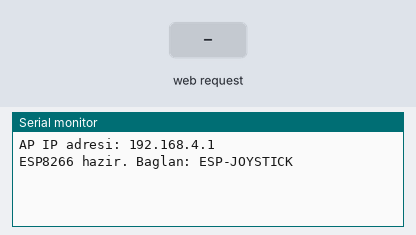
A sketch run on a simulated ESP8266 (NodeMCU). Shown: the last lines printed to the serial monitor. The inputs (shaded band) are chosen by the test bench.

Above: at 1.2 s.
1.3 s: HTTP request GET /move?dir=stop received
At 2.0 s:
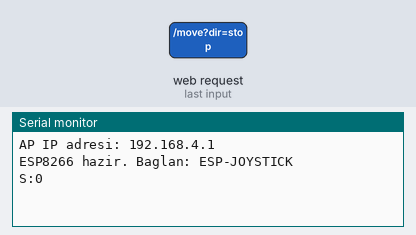
2.8 s: HTTP request GET /move?dir=up received
At 4.0 s:
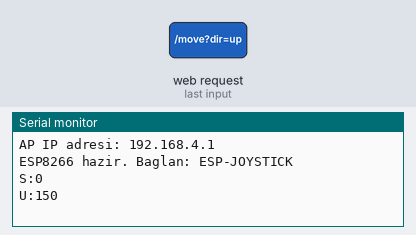
4.3 s: HTTP request GET /move?dir=down received
At 5.4 s:
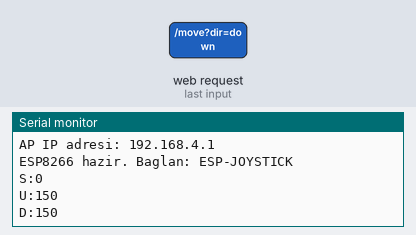

The sketch:

esp8266_joystick.ino
```cpp
#include <ESP8266WiFi.h>
#include <ESP8266WebServer.h>

const char* ssid = "ESP-JOYSTICK";
const char* password = "12345678";

ESP8266WebServer server(80);

const char* htmlPage = R"rawliteral(
<!DOCTYPE html>
<html lang='tr'>
<head>
  <meta charset='UTF-8'>
  <title>Joystick Kontrol</title>
  <meta name='viewport' content='width=device-width, initial-scale=1.0, maximum-scale=1.0, user-scalable=no'>
  <style>
    body {
      background-color: #1e1e2e;
      margin: 0;
      padding: 0;
      overflow: hidden;
      font-family: Arial, sans-serif;
      color: white;
      touch-action: none; /* Kritik: Tarayıcının varsayılan dokunmatik eylemlerini engeller */
    }

    .container {
      position: absolute;
      width: 100%;
      height: 100%;
      display: flex;
      flex-direction: column;
      align-items: center;
      justify-content: center;
      gap: 20px;
    }

    #status {
      position: absolute;
      top: 20px;
      left: 50%;
      transform: translateX(-50%);
      background-color: rgba(76, 175, 80, 0.8);
      padding: 10px 20px;
      border-radius: 20px;
      font-size: 18px;
      z-index: 100;
      opacity: 1;
      transition: opacity 0.3s;
    }

    #joystick-container {
      position: relative;
      width: 240px;
      height: 240px;
      background-color: rgba(255, 255, 255, 0.1);
      border: 3px solid #64b5f6;
      border-radius: 50%;
      box-shadow: 0 0 15px rgba(100, 181, 246, 0.5),
                  inset 0 0 30px rgba(100, 181, 246, 0.3);
    }

    #joystick-base {
      position: absolute;
      width: 80px;
      height: 80px;
      background-color: rgba(255, 255, 255, 0.2);
      border-radius: 50%;
      top: 50%;
      left: 50%;
      transform: translate(-50%, -50%);
      border: 2px solid rgba(255, 255, 255, 0.5);
    }

    #car {
      position: absolute;
      width: 50px;
      height: 80px;
      top: 50%;
      left: 50%;
      transform: translate(-50%, -50%) rotate(0deg);
      transform-origin: center center;
      transition: transform 0.05s ease-out;
    }

    #car svg {
      width: 100%;
      height: 100%;
    }

    #debug-info {
      position: absolute;
      bottom: 20px;
      left: 50%;
      transform: translateX(-50%);
      background-color: rgba(0, 0, 0, 0.7);
      padding: 10px 20px;
      border-radius: 10px;
      font-size: 14px;
      z-index: 100;
      text-align: center;
      width: 80%;
    }

    .direction-label {
      position: absolute;
      color: rgba(255, 255, 255, 0.7);
      font-weight: bold;
    }

    #label-up { top: -25px; left: 50%; transform: translateX(-50%); }
    #label-down { bottom: -25px; left: 50%; transform: translateX(-50%); }
    #label-left { left: -25px; top: 50%; transform: translateY(-50%); }
    #label-right { right: -25px; top: 50%; transform: translateY(-50%); }

    /* Hız kontrolü stilleri */
    .speed-control {
      display: flex;
      flex-direction: column;
      align-items: center;
      width: 80%;
      max-width: 300px;
      background-color: rgba(255, 255, 255, 0.1);
      border-radius: 10px;
      padding: 15px;
      margin-top: 20px;
    }

    .speed-control h3 {
      margin-top: 0;
      margin-bottom: 10px;
      color: #90caf9;
      font-size: 18px;
    }

    .slider-container {
      width: 100%;
      display: flex;
      align-items: center;
      gap: 15px;
    }

    .slider-container input {
      flex-grow: 1;
    }

    input[type="range"] {
      -webkit-appearance: none;
      width: 100%;
      height: 8px;
      background: #455a64;
      border-radius: 4px;
      outline: none;
    }

    input[type="range"]::-webkit-slider-thumb {
      -webkit-appearance: none;
      width: 20px;
      height: 20px;
      background: #64b5f6;
      border-radius: 50%;
      cursor: pointer;
      transition: background 0.2s;
    }

    input[type="range"]::-webkit-slider-thumb:hover {
      background: #90caf9;
    }

    .speed-value {
      font-size: 16px;
      font-weight: bold;
      min-width: 40px;
      text-align: center;
    }

    .speed-presets {
      display: flex;
      justify-content: space-between;
      width: 100%;
      margin-top: 10px;
    }

    .preset-btn {
      background-color: #455a64;
      color: white;
      border: none;
      border-radius: 4px;
      padding: 5px 10px;
      font-size: 14px;
      cursor: pointer;
      transition: all 0.2s;
    }

    .preset-btn:hover {
      background-color: #64b5f6;
    }

    .preset-btn.active {
      background-color: #64b5f6;
      box-shadow: 0 0 5px rgba(100, 181, 246, 0.8);
    }
  </style>
</head>
<body>
  <div class="container">
    <div id="status">Bağlandı!</div>
    <div id="joystick-container">
      <div class="direction-label" id="label-up">İLERİ</div>
      <div class="direction-label" id="label-down">GERİ</div>
      <div class="direction-label" id="label-left">SOL</div>
      <div class="direction-label" id="label-right">SAĞ</div>
      <div id="joystick-base"></div>
      <div id="car">
        <svg viewBox="0 0 100 160" xmlns="http://www.w3.org/2000/svg">
          <!-- Araba gövdesi -->
          <rect x="20" y="30" width="60" height="100" rx="15" fill="#f44336" />
          <!-- Ön cam -->
          <path d="M30 40 L70 40 L65 20 L35 20 Z" fill="#90caf9" />
          <!-- Farlar -->
          <rect x="25" y="125" width="15" height="5" rx="2" fill="#ffeb3b" />
          <rect x="60" y="125" width="15" height="5" rx="2" fill="#ffeb3b" />
          <!-- Tekerler -->
          <rect x="10" y="60" width="10" height="25" rx="3" fill="#212121" />
          <rect x="80" y="60" width="10" height="25" rx="3" fill="#212121" />
          <rect x="10" y="100" width="10" height="25" rx="3" fill="#212121" />
          <rect x="80" y="100" width="10" height="25" rx="3" fill="#212121" />
        </svg>
      </div>
    </div>

    <div class="speed-control">
      <h3>Motor Hızı</h3>
      <div class="slider-container">
        <input type="range" id="speed-slider" min="100" max="250" value="150" step="5">
        <span id="speed-value" class="speed-value">150</span>
      </div>
      <div class="speed-presets">
        <button class="preset-btn active" data-speed="150">Otomatik</button>
        <button class="preset-btn" data-speed="100">Yavaş</button>
        <button class="preset-btn" data-speed="175">Orta</button>
        <button class="preset-btn" data-speed="250">Hızlı</button>
      </div>
    </div>

    <div id="debug-info">Dokunmatik: Beklemede</div>
  </div>

  <script>
    // Temel değişkenleri tanımla
    const car = document.getElementById('car');
    const joystickContainer = document.getElementById('joystick-container');
    const statusElement = document.getElementById('status');
    const debugInfo = document.getElementById('debug-info');
    const speedSlider = document.getElementById('speed-slider');
    const speedValue = document.getElementById('speed-value');
    const presetButtons = document.querySelectorAll('.preset-btn');

    // Tarayıcıda varsayılan davranışları engelleyelim
    document.addEventListener('touchmove', function(e) {
      e.preventDefault();
    }, { passive: false });

    // Joystick konteynerini ve merkez noktasını hesapla
    let joystickRect = joystickContainer.getBoundingClientRect();
    let containerCenter = {
      x: joystickRect.width / 2,
      y: joystickRect.height / 2
    };

    let radius = joystickRect.width / 2;
    let currentDirection = null;
    let isDragging = false;
    let currentSpeed = 150; // Varsayılan hız

    // Sayfa yüklendikten sonra başlangıç pozisyonunu ayarla
    window.addEventListener('load', () => {
      updateContainerPosition();
      statusElement.textContent = "Hazır! Joystick'i kullanın";
    });

    // Pencere boyutu değiştiğinde merkezleri güncelle
    window.addEventListener('resize', updateContainerPosition);

    function updateContainerPosition() {
      joystickRect = joystickContainer.getBoundingClientRect();
      containerCenter = {
        x: joystickRect.width / 2,
        y: joystickRect.height / 2
      };

      // Arabayı merkeze yerleştir
      car.style.left = `${containerCenter.x}px`;
      car.style.top = `${containerCenter.y}px`;
      radius = joystickRect.width / 2;

      debugInfo.textContent = `Merkez: ${Math.round(containerCenter.x)}, ${Math.round(containerCenter.y)}`;
    }

    function updateCar(eventX, eventY) {
      // Joystick konteyneri içindeki göreceli konumu hesapla
      const rect = joystickContainer.getBoundingClientRect();
      const x = eventX - rect.left;
      const y = eventY - rect.top;

      // Merkeze göre farkı hesapla
      const dx = x - containerCenter.x;
      const dy = y - containerCenter.y;

      // Uzaklığı hesapla
      const distance = Math.sqrt(dx * dx + dy * dy);

      // Maksimum mesafe kontrolü
      const maxDistance = radius - 25;
      const actualDistance = Math.min(distance, maxDistance);

      // Açıyı hesapla
      const angleRad = Math.atan2(dy, dx);
      const angleDeg = angleRad * 180 / Math.PI;

      // Joystick sınırları içinde kalmak için pozisyonu sınırla
      const newX = containerCenter.x + actualDistance * Math.cos(angleRad);
      const newY = containerCenter.y + actualDistance * Math.sin(angleRad);

      // Arabayı güncelle
      car.style.left = `${newX}px`;
      car.style.top = `${newY}px`;
      car.style.transform = `translate(-50%, -50%) rotate(${angleDeg + 90}deg)`;

      // Debug bilgisini güncelle
      debugInfo.textContent = `dx: ${Math.round(dx)}, dy: ${Math.round(dy)}, mesafe: ${Math.round(distance)}, hız: ${currentSpeed}`;

      // Yönü belirle ve komutu gönder
      const dir = getDirection(dx, dy);
      if (dir && dir !== currentDirection) {
        currentDirection = dir;
        sendCommand(dir);
        statusElement.textContent = `Komut: ${dir}, Hız: ${currentSpeed}`;
      }

      return { dx, dy, dir };
    }

    function getDirection(dx, dy) {
      // Eğer joystick merkeze çok yakınsa dur komutu gönder
      const distance = Math.sqrt(dx * dx + dy * dy);
      if (distance < 30) {
        return "stop";
      }

      // Açıyı hesapla
      const angle = Math.atan2(dy, dx) * 180 / Math.PI;

      // Açıya göre yön tayini
      if (angle > -22.5 && angle <= 22.5) {
        return "right";
      } else if (angle > 22.5 && angle <= 67.5) {
        return "down-right";
      } else if (angle > 67.5 && angle <= 112.5) {
        return "down";
      } else if (angle > 112.5 && angle <= 157.5) {
        return "down-left";
      } else if ((angle > 157.5 && angle <= 180) || (angle >= -180 && angle <= -157.5)) {
        return "left";
      } else if (angle > -157.5 && angle <= -112.5) {
        return "up-left";
      } else if (angle > -112.5 && angle <= -67.5) {
        return "up";
      } else if (angle > -67.5 && angle <= -22.5) {
        return "up-right";
      }

      return "stop";
    }

    function sendCommand(dir) {
      fetch(`/move?dir=${dir}&speed=${currentSpeed}`)
        .then(res => {
          console.log(`Komut gönderildi: ${dir}, Hız: ${currentSpeed}`);
          statusElement.textContent = `Komut: ${dir}, Hız: ${currentSpeed}`;
        })
        .catch(err => {
          console.error("Hata:", err);
          statusElement.textContent = "Bağlantı hatası!";
          statusElement.style.backgroundColor = "rgba(244, 67, 54, 0.8)";
        });
    }

    // Fare olayları
    joystickContainer.addEventListener('mousedown', (e) => {
      isDragging = true;
      updateCar(e.clientX, e.clientY);
    });

    document.addEventListener('mouseup', () => {
      if (!isDragging) return;
      isDragging = false;

      // Bırakıldığında arabayı merkeze geri getir
      car.style.left = `${containerCenter.x}px`;
      car.style.top = `${containerCenter.y}px`;
      car.style.transform = 'translate(-50%, -50%) rotate(0deg)';

      // Durma komutu gönder
      sendCommand("stop");
      currentDirection = "stop";
      debugInfo.textContent = "Dokunmatik: Bırakıldı";
    });

    document.addEventListener('mousemove', (e) => {
      if (!isDragging) return;
      updateCar(e.clientX, e.clientY);
    });

    // Dokunmatik olaylar - Yeniden Yazıldı
    joystickContainer.addEventListener('touchstart', (e) => {
      e.preventDefault();
      isDragging = true;
      const touch = e.touches[0];
      updateCar(touch.clientX, touch.clientY);
      debugInfo.textContent = `Dokunmatik başladı: ${Math.round(touch.clientX)}, ${Math.round(touch.clientY)}`;
    }, { passive: false });

    document.addEventListener('touchmove', (e) => {
      if (!isDragging) return;
      e.preventDefault();
      const touch = e.touches[0];
      updateCar(touch.clientX, touch.clientY);
      debugInfo.textContent = `Dokunmatik hareket: ${Math.round(touch.clientX)}, ${Math.round(touch.clientY)}`;
    }, { passive: false });

    document.addEventListener('touchend', (e) => {
      if (!isDragging) return;
      e.preventDefault();
      isDragging = false;

      // Bırakıldığında arabayı merkeze geri getir
      car.style.left = `${containerCenter.x}px`;
      car.style.top = `${containerCenter.y}px`;
      car.style.transform = 'translate(-50%, -50%) rotate(0deg)';

      // Durma komutu gönder
      sendCommand("stop");
      currentDirection = "stop";
      debugInfo.textContent = "Dokunmatik: Bırakıldı";
    }, { passive: false });

    document.addEventListener('touchcancel', (e) => {
      if (!isDragging) return;
      e.preventDefault();
      isDragging = false;

      // İptal durumunda da merkeze getir
      car.style.left = `${containerCenter.x}px`;
      car.style.top = `${containerCenter.y}px`;
      car.style.transform = 'translate(-50%, -50%) rotate(0deg)';

      // Durma komutu gönder
      sendCommand("stop");
      currentDirection = "stop";
      debugInfo.textContent = "Dokunmatik: İptal edildi";
    }, { passive: false });

    // Hız kontrolü işlemleri
    speedSlider.addEventListener('input', function() {
      currentSpeed = parseInt(this.value);
      speedValue.textContent = currentSpeed;

      // Preset butonlarını güncelle
      presetButtons.forEach(btn => {
        if (parseInt(btn.dataset.speed) === currentSpeed) {
          btn.classList.add('active');
        } else {
          btn.classList.remove('active');
        }
      });

      // Eğer aktif bir yön varsa, hızı hemen güncelle
      if (currentDirection && currentDirection !== "stop") {
        sendCommand(currentDirection);
      }
    });

    // Hız preset butonları
    presetButtons.forEach(btn => {
      btn.addEventListener('click', function() {
        const speed = parseInt(this.dataset.speed);
        currentSpeed = speed;
        speedSlider.value = speed;
        speedValue.textContent = speed;

        // Aktif butonu güncelle
        presetButtons.forEach(b => b.classList.remove('active'));
        this.classList.add('active');

        // Eğer aktif bir yön varsa, hızı hemen güncelle
        if (currentDirection && currentDirection !== "stop") {
          sendCommand(currentDirection);
        }
      });
    });
  </script>
</body>
</html>)rawliteral";

void handleMove() {
  String dir = server.arg("dir");
  int speed = 150; // Varsayılan hız

  // Eğer hız parametresi gönderildiyse, onu al
  if (server.hasArg("speed")) {
    speed = server.arg("speed").toInt();

    // Hız sınırlarını kontrol et
    if (speed < 100) speed = 100;
    if (speed > 250) speed = 250;
  }

  // Hem yön hem de hız bilgisini Arduino'ya gönder
  if (dir == "up") Serial.println("U:" + String(speed));
  else if (dir == "down") Serial.println("D:" + String(speed));
  else if (dir == "left") Serial.println("L:" + String(speed));
  else if (dir == "right") Serial.println("R:" + String(speed));
  else if (dir == "up-left") Serial.println("UL:" + String(speed));
  else if (dir == "up-right") Serial.println("UR:" + String(speed));
  else if (dir == "down-left") Serial.println("DL:" + String(speed));
  else if (dir == "down-right") Serial.println("DR:" + String(speed));
  else if (dir == "stop") Serial.println("S:0");

  server.send(200, "text/plain", "OK");
}

void handleRoot() {
  server.send(200, "text/html", htmlPage);
}

void setup() {
  Serial.begin(9600);

  WiFi.softAP(ssid, password);
  IPAddress myIP = WiFi.softAPIP();
  Serial.print("AP IP adresi: ");
  Serial.println(myIP);

  server.on("/", handleRoot);
  server.on("/move", handleMove);

  // CORS için gerekli header'ları ekle
  server.onNotFound([]() {
    server.sendHeader("Access-Control-Allow-Origin", "*");
    server.send(404, "text/plain", "Not Found");
  });

  server.begin();
  Serial.println("ESP8266 hazir. Baglan: ESP-JOYSTICK");
}

void loop() {
  server.handleClient();
}
```

Measured:
- after the input at 1.3 s, the serial monitor: prints a new line at once (image 1)
- after the input at 2.8 s, the serial monitor: prints a new line at once (image 2)
- after the input at 4.3 s, the serial monitor: prints a new line at once (image 3)
